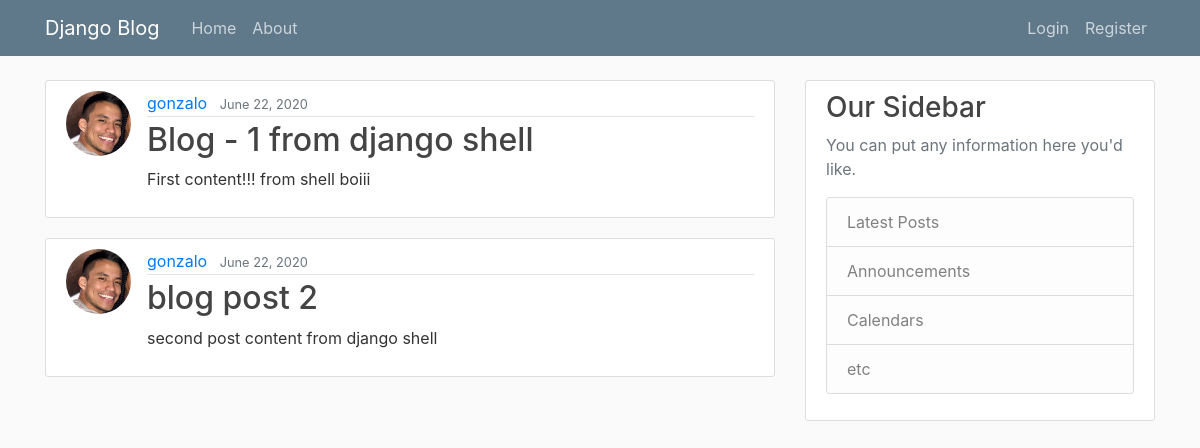
The page / on the database its author committed.
### blog/models.py (models this page shows, shortened)
class Post(models.Model):
    title = models.CharField(max_length=100)
    content = models.TextField()
    date_posted = models.DateTimeField(default = timezone.now)
    author = models.ForeignKey(User, on_delete=models.CASCADE)

### users/models.py (models this page shows, shortened)
class Profile(models.Model):
    user = models.OneToOneField(User, on_delete=models.CASCADE)
    image = models.ImageField(default='default.jpg', upload_to='profile_pics')

### blog/views.py (the view)
# urls.py: path('', PostListView.as_view() , name='blog-home'),
class PostListView(ListView):
    model = Post # what model to query in order to create list
    template_name = 'blog/home.html'
    context_object_name = 'posts'
    ordering = ['date_posted']

### blog/templates/blog/home.html
{% extends "blog/base.html" %}
{% block content %}
{% for post in posts %}
<article class="media content-section">
    <img class="rounded-circle article-img" src="{{ post.author.profile.image.url }}" alt="profile pic">
    <div class="media-body">
        <div class="article-metadata">
            <a class="mr-2" href="#">{{ post.author }}</a>
            <small class="text-muted">{{ post.date_posted|date:"F d, Y" }}</small>
        </div>
        <h2><a class="article-title" href="#">{{ post.title }}</a></h2>
        <p class="article-content">{{ post.content }}</p>
    </div>
</article>
{% endfor %}
{% endblock content %}

### blog/templates/blog/base.html (shortened to what this page needs)
{% load static %}
<!DOCTYPE html>
<html>
<head>
    <link rel="stylesheet" href="https://maxcdn.bootstrapcdn.com/bootstrap/4.0.0/css/bootstrap.min.css">
    <link rel="stylesheet" type="text/css" href="{% static 'blog/main.css' %}">
</head>
<body>
    <header class="site-header">
      <nav class="navbar navbar-expand-md navbar-dark bg-steel fixed-top">
        <div class="container">
          <a class="navbar-brand mr-4" href="{% url 'blog-home' %}">Django Blog</a>
          <div class="collapse navbar-collapse" id="navbarToggle">
            <div class="navbar-nav mr-auto">
              <a class="nav-item nav-link" href="{% url 'blog-home' %}">Home</a>
              <a class="nav-item nav-link" href="{% url 'blog-about' %}">About</a>
            </div>
            <div class="navbar-nav">
              {% if user.is_authenticated %}
                <a class="nav-item nav-link" href="{% url  'profile' %}">Profile</a>
                <a class="nav-item nav-link" href="{% url  'logout' %}">Log Out</a>
              {% else %}
                <a class="nav-item nav-link" href="{% url  'login' %}">Login</a>
                <a class="nav-item nav-link" href="{% url 'register' %}">Register</a>
              {% endif %}
            </div>
          </div>
        </div>
      </nav>
    </header>
    <main role="main" class="container">
      <div class="row">
        <div class="col-md-8">
          {% block content %}{% endblock %}
        </div>
        <div class="col-md-4">
          <div class="content-section">
            <h3>Our Sidebar</h3>
            <p class='text-muted'>You can put any information here you'd like.
              <ul class="list-group">
                <li class="list-group-item list-group-item-light">Latest Posts</li>
                <li class="list-group-item list-group-item-light">Announcements</li>
                <li class="list-group-item list-group-item-light">Calendars</li>
                <li class="list-group-item list-group-item-light">etc</li>
              </ul>
            </p>
          </div>
        </div>
      </div>
    </main>
</body>
</html>

### blog/static/blog/main.css (style rules this page uses)
body { background: #fafafa; color: #333333; margin-top: 5rem; }
h1, h2, h3, h4, h5, h6 { color: #444444; }
ul { margin: 0; }
.bg-steel { background-color: #5f788a; }
.site-header .navbar-nav .nav-link { color: #cbd5db; }
.content-section { background: #ffffff; padding: 10px 20px; border: 1px solid #dddddd; border-radius: 3px; margin-bottom: 20px; }
.article-title { color: #444444; }
.article-content { white-space: pre-line; }
.article-img { height: 65px; width: 65px; margin-right: 16px; }
.article-metadata { padding-bottom: 1px; margin-bottom: 4px; border-bottom: 1px solid #e3e3e3 }

### rows shown on the page
Post: author.profile.image (picture), author "gonzalo", date_posted "June 22, 2020", title "Blog - 1 from django shell", content "First content!!! from shell boiii"
Post: author.profile.image (picture), author "gonzalo", date_posted "June 22, 2020", title "blog post 2", content "second post content from django shell"
